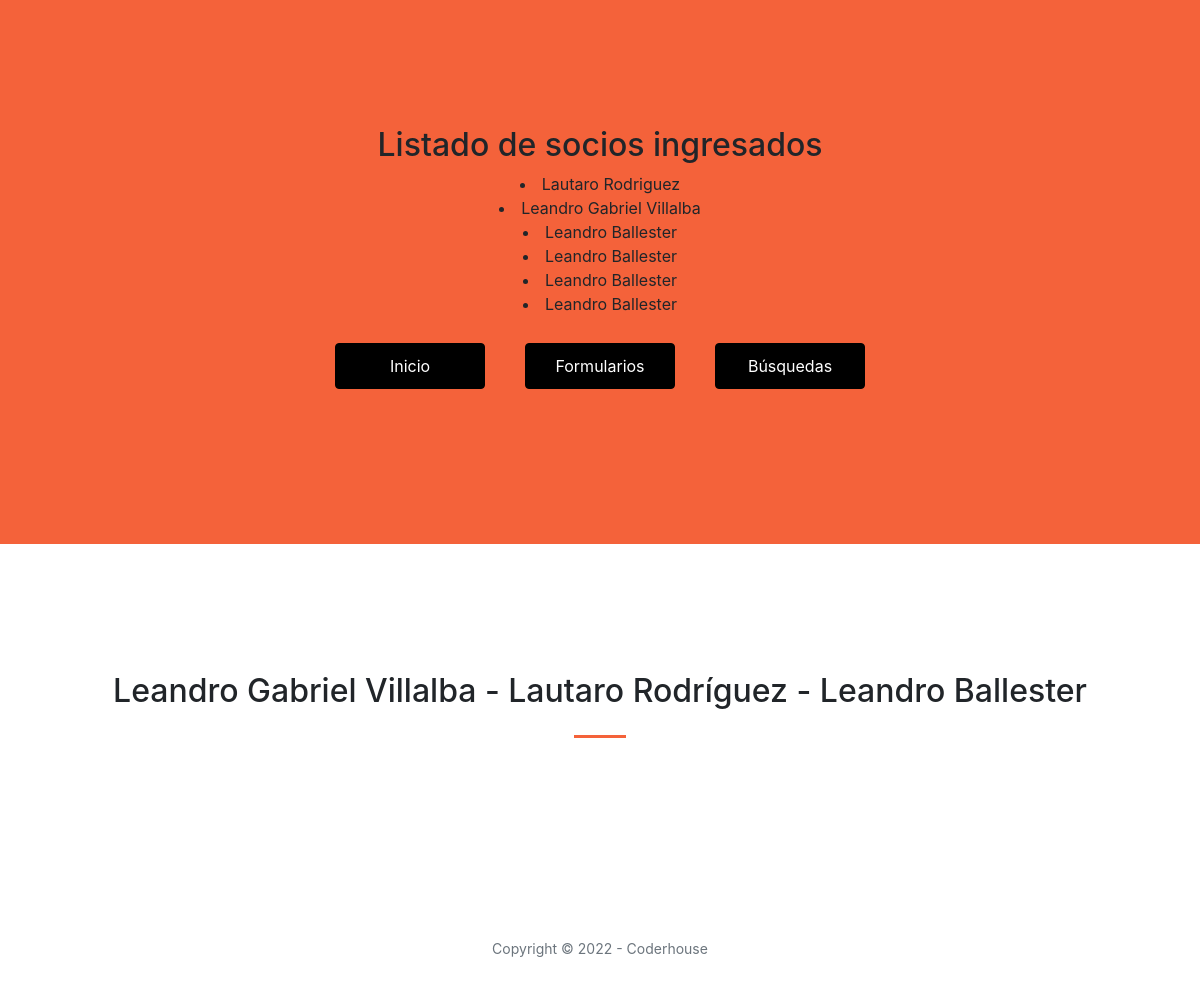
The page /app-biblioteca/listado-socios/ (lower part) on the database as committed earlier.
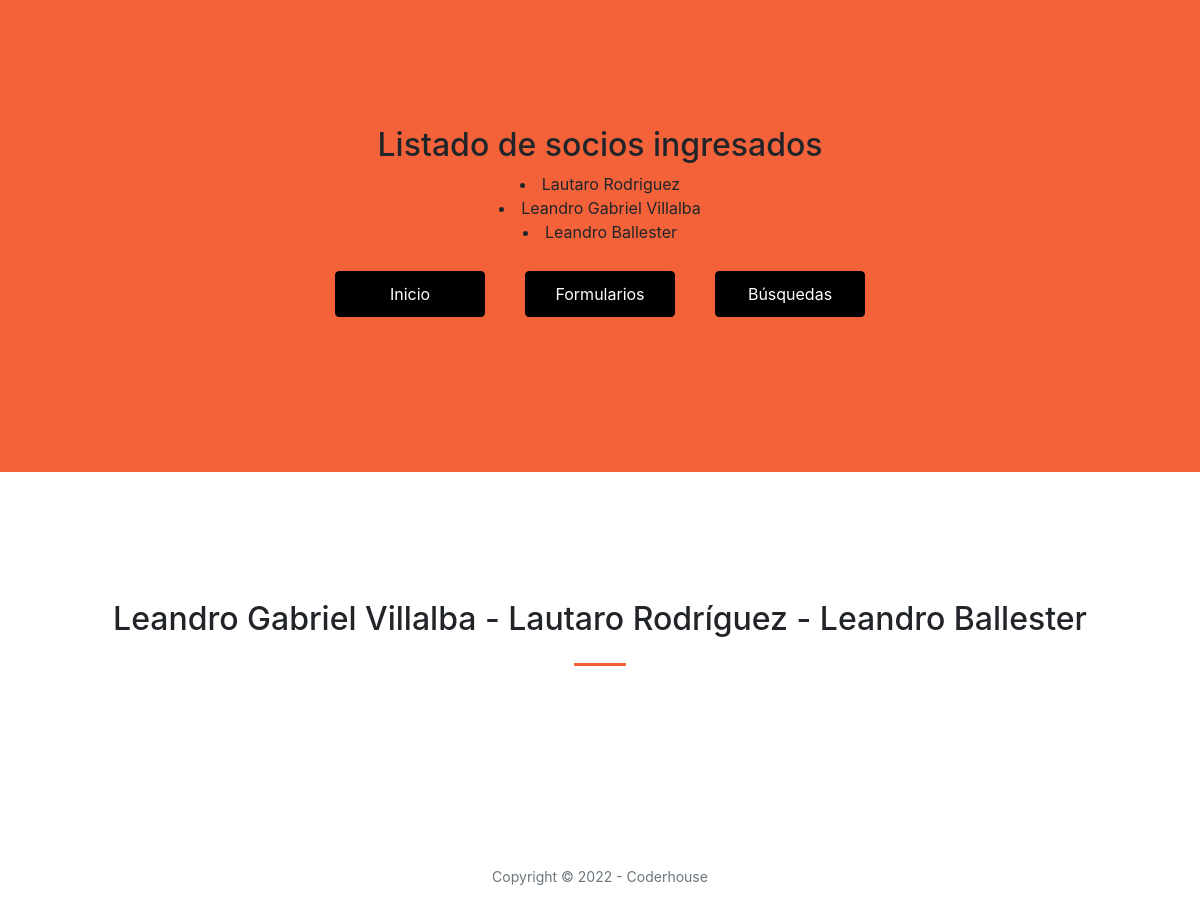
The same page on the database as committed later.
### AppBiblioteca/models.py (models this page shows, shortened)
class Socio(models.Model):
    nombre = models.CharField(max_length=50)
    apellido = models.CharField(max_length=50)
    fecha_nac = models.DateField(null=True)
    codigo_socio = models.IntegerField(null=True)

### AppBiblioteca/views.py (the view)
# urls.py: path('listado-socios/', socios, name='ListadoSocios'),
def socios(request):
    socio = Socio.objects.all()
    return render(request, 'listado_socios.html', {'lista_socios': socio})

### AppBiblioteca/templates/listado_socios.html
{% extends 'padre.html' %}
{% block Biblioteca %}
<section class="page-section bg-primary" id="Inicio">
    <div class="container px-4 px-lg-5">
        <div class="row gx-4 gx-lg-5 justify-content-center">
            <div class="col-lg-8 text-center">
                <h2>Listado de socios ingresados</h2>
                {% for socio in lista_socios %}
                    <li>{{socio.nombre}}  {{socio.apellido}}</li>
                {% endfor %}
                <div class="div-boton">
                    <a href="{% url 'Inicio' %}" class="boton-link">Inicio</a>
                    <a href="{% url 'FormularioInicial' %}" class="boton-link">Formularios</a>
                    <a href="{% url 'BusquedaInicial' %}" class="boton-link">Búsquedas</a>
                </div>
            </div>
        </div>
    </div>
</section>
{% endblock Biblioteca %}

Rows that differ between the two databases and show on the page:
removed Socio: nombre "Leandro", apellido "Ballester"
removed Socio: nombre "Leandro", apellido "Ballester"
removed Socio: nombre "Leandro", apellido "Ballester"
